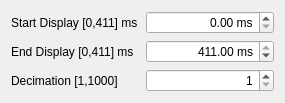
<?xml version="1.0" encoding="UTF-8"?>
<ui version="4.0">
 <class>timeAndDecimation</class>
 <widget class="TaurusWidget" name="timeAndDecimation">
  <property name="geometry">
   <rect>
    <x>0</x>
    <y>0</y>
    <width>285</width>
    <height>82</height>
   </rect>
  </property>
  <property name="windowTitle">
   <string>Form</string>
  </property>
  <layout class="QGridLayout" name="gridLayout">
   <item row="2" column="0">
    <widget class="QLabel" name="decimationLabel">
     <property name="text">
      <string>Decimation [1,1000]</string>
     </property>
    </widget>
   </item>
   <item row="0" column="1">
    <widget class="QDoubleSpinBox" name="startValue">
     <property name="alignment">
      <set>Qt::AlignRight|Qt::AlignTrailing|Qt::AlignVCenter</set>
     </property>
     <property name="suffix">
      <string> ms</string>
     </property>
     <property name="maximum">
      <double>411.000000000000000</double>
     </property>
    </widget>
   </item>
   <item row="0" column="0">
    <widget class="QLabel" name="startLabel">
     <property name="text">
      <string>Start Display [0,411] ms</string>
     </property>
    </widget>
   </item>
   <item row="2" column="1">
    <widget class="QSpinBox" name="decimationValue">
     <property name="alignment">
      <set>Qt::AlignRight|Qt::AlignTrailing|Qt::AlignVCenter</set>
     </property>
     <property name="minimum">
      <number>1</number>
     </property>
     <property name="maximum">
      <number>1000</number>
     </property>
    </widget>
   </item>
   <item row="1" column="0">
    <widget class="QLabel" name="stopLabel">
     <property name="text">
      <string>End Display [0,411] ms</string>
     </property>
    </widget>
   </item>
   <item row="1" column="1">
    <widget class="QDoubleSpinBox" name="stopValue">
     <property name="alignment">
      <set>Qt::AlignRight|Qt::AlignTrailing|Qt::AlignVCenter</set>
     </property>
     <property name="suffix">
      <string> ms</string>
     </property>
     <property name="maximum">
      <double>411.000000000000000</double>
     </property>
     <property name="value">
      <double>411.000000000000000</double>
     </property>
    </widget>
   </item>
  </layout>
 </widget>
 <customwidgets>
  <customwidget>
   <class>TaurusWidget</class>
   <extends>QWidget</extends>
   <header>taurus.qt.qtgui.container</header>
   <container>1</container>
  </customwidget>
 </customwidgets>
 <resources/>
 <connections/>
</ui>
